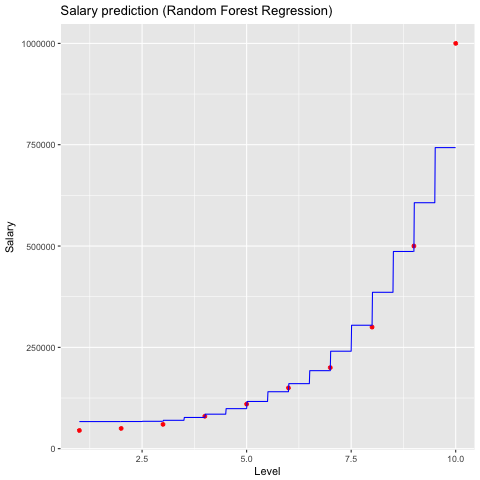

The script that saved this image:
# Random Forest Regression

library(e1071)
library(randomForest)
library(ggplot2)

#-------------------------------------------------------------------------------
#                            Loading in Data
#-------------------------------------------------------------------------------

dataset = read.csv('Position_Salaries.csv')
dataset = dataset[2:3]
print('-------------------------------------------------------------------')
print(dataset)
print('-------------------------------------------------------------------')
summary(dataset)
print('-------------------------------------------------------------------')

#-------------------------------------------------------------------------------
#                 Fitting Random Forest Regression to the dataset
#-------------------------------------------------------------------------------

set.seed(1234)
regressor = randomForest(x = dataset[1],
                         y = dataset$Salary,
                         ntree = 500)
summary(regressor)

#-------------------------------------------------------------------------------
#             Predicting values for Decision Tree Regression
#-------------------------------------------------------------------------------

y_pred = predict(regressor, data.frame(Level = 6.5))
print("=======================================")
print(y_pred)
print("=======================================")

#-------------------------------------------------------------------------------
#             Visualizing Random Forest Regression model to the dataset
#-------------------------------------------------------------------------------

png('random_forest_regression.png')
x_grid = seq(min(dataset$Level), max(dataset$Level), 0.01)
random_forest_plot = ggplot() +
  geom_point(aes(x = dataset$Level, y = dataset$Salary), colour = 'red') +
  geom_line(aes(x = x_grid, y = predict(regressor, newdata = data.frame(Level=x_grid))), colour = 'blue') +
  ggtitle('Salary prediction (Random Forest Regression)') +
  xlab('Level') +
  ylab('Salary')
plot(random_forest_plot)
dev.off()
